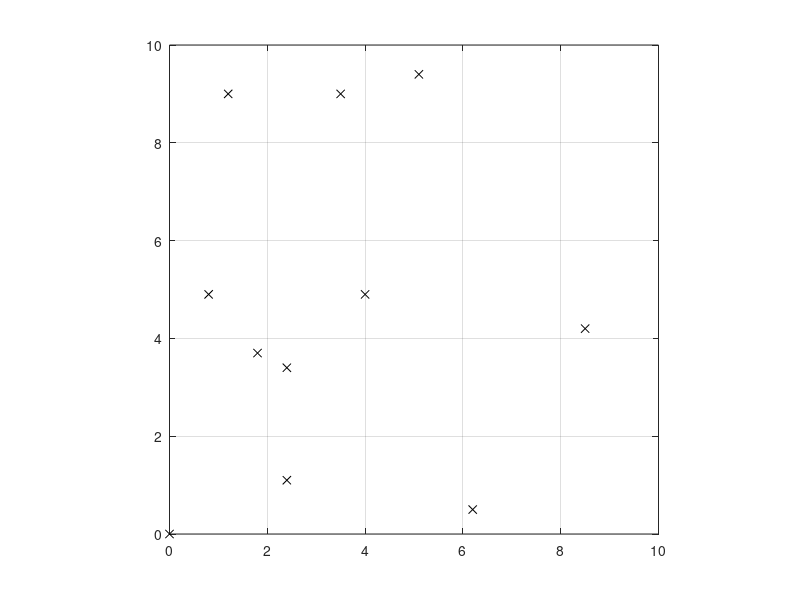

The MATLAB source for this figure: (Note: this script raises an error after producing the figure.)
clc;clear
N = 20
cities = [8.5, 6.2, 3.5, 5.1, 4.0, 0.8, 2.4, 1.2, 1.8, 2.4; 4.2, 0.5, 9.0, 9.4, 4.9, 4.9, 3.4, 9.0, 3.7, 1.1];
sequence = [10, 2, 1, 4, 3, 8, 6, 9, 7, 5]
% sequence = [1 2 3 4 5 6 7 8 9 10];
cities_x = [0 cities(1, sequence)]
cities_y = [0 cities(2, sequence)]

plot(cities_x, cities_y, "xk")
axis([0 10 0 10])
grid on
axis equal

% arc_dist = dist2(cities_x, cities_y)
steps_end = polarSteps([cities_x; cities_y])

steps_start = [steps_end(1, :); steps_end(2, 1)*ones(1, length(steps_end))]
difference_rad = steps_end(2, :) - steps_start(2, :)

steps = steps_start;
for ii = 2:length(steps_end)

    startA = steps(2, ii);
    deltaA = wrapToPi(steps_end(2, ii) - startA);

    rad_sweep = startA + linspace(0, deltaA, N);

    for jj = 1:N
        steps(2, ii:end) = rad_sweep(jj);
        cartesian_mod = polarSteps2cart([0 0], steps);

        plot(cartesian_mod(1,:), cartesian_mod(2,:));
        axis equal
        pause(1/60)
    end
end

function ang = wrapToPi(ang)
    ang = mod(ang + pi, 2*pi) - pi;
end

function D = dist2(Array_X, Array_Y)
% Returns the distance of EACH arc segment
% D(i) = distance from point i → i+1
N = numel(Array_X);
D = zeros(1, N-1);

for ii = 1:N-1
    D(ii) = sqrt( (Array_X(ii+1) - Array_X(ii))^2 + ...
                  (Array_Y(ii+1) - Array_Y(ii))^2 );
end
end

function steps = polarSteps(points)
% points is 2×N: [x; y]
% returns 2×(N-1): [distance; angle]

x = points(1,:);
y = points(2,:);

N = size(points,2);
steps = zeros(2, N-1);

for i = 1:N-1
    dx = x(i+1) - x(i);
    dy = y(i+1) - y(i);

    dist  = sqrt(dx^2 + dy^2);   % radial distance between points
    angle = atan2(dy, dx);       % direction to travel

    steps(:, i) = [dist; angle];
end
end

function points = polarSteps2cart(startPoint, steps)
% startPoint : [x0; y0] column vector (2×1)
% steps      : 2×N matrix, each column = [distance; angle]
% returns    : 2×(N+1) matrix of Cartesian coordinates

N = size(steps, 2);
points = zeros(2, N+1);

% Set starting point
points(:,1) = startPoint;

for i = 1:N
    d = steps(1,i);      % distance to next point
    a = steps(2,i);      % angle (radians)

    % Convert polar step→local cartesian displacement
    dx = d * cos(a);
    dy = d * sin(a);

    % accumulate
    points(:, i+1) = points(:, i) + [dx; dy];
end
end
